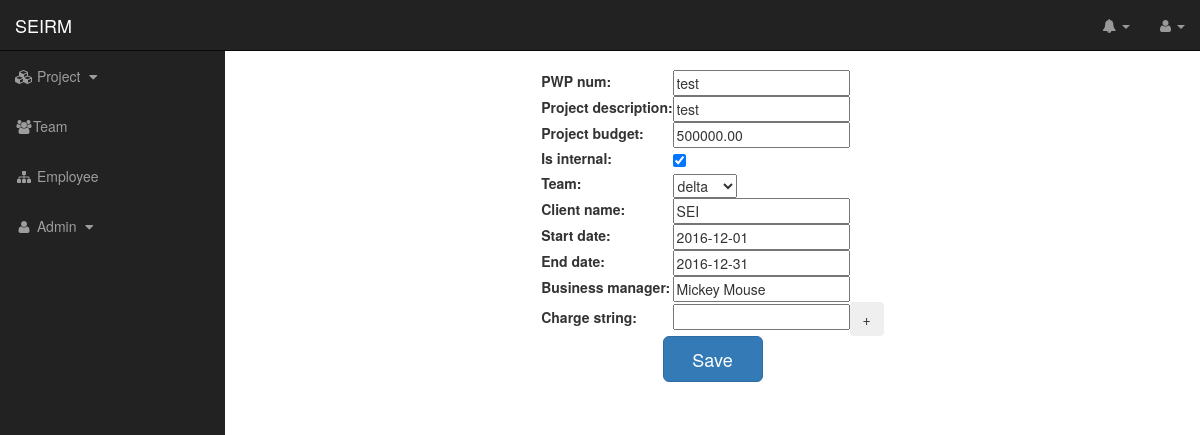
Screenshot of /SEI/edit_project/test (signed in) with the database file from the repository.
### SEI/models.py (models this page shows)
class Project(models.Model):
    PWP_num = models.CharField(max_length=20)
    project_description = models.CharField(max_length=200, default="", blank=True)
    project_budget = models.DecimalField(max_digits=8, decimal_places=2)
    is_internal = models.BooleanField(default=True)
    team = models.ForeignKey(Team, on_delete=models.CASCADE, default=None, blank=True, null=True)
    client_name = models.CharField(max_length=200, default="", blank=True)
    start_date = models.DateField()
    end_date = models.DateField()
    business_manager = models.CharField(max_length=100, default="", blank=True)

### SEI/views.py (the view, shortened to what this page needs)
# urls.py: url(r'^edit_project/(?P<PWP_num>\w+)$', SEI.views.edit_project, name='edit_project'),
@login_required
@transaction.atomic
@permission_required('SEI.change_project')
def edit_project(request, PWP_num):
    ChargeStringFormSet = formset_factory(ChargeStringForm)
    if request.method == 'GET':
        project_item = get_object_or_404(Project,PWP_num=PWP_num)
        project_form = ProjectForm(instance=project_item)
        formset = ChargeStringFormSet()
        context={}
        context['form'] = project_form
        context['PWP_num']=project_item.PWP_num
        context['chargestring_formset'] = formset
        return render(request, 'SEI/edit_project.html', context)

### SEI/forms.py (shortened to what this page needs)
class ProjectForm(forms.ModelForm):
    error_css_class = 'error'
    required_css_class = 'required'
    start_date = forms.DateField()
    end_date = forms.DateField()
    team = ProjectModelChoiceField(queryset=Team.objects.all())
    class Meta:
        model = Project
        fields = '__all__'

### SEI/forms.py (called while the page is built)
    def label_from_instance(self, obj):
        return "%s" % (obj.team_name)

### SEI/templates/SEI/edit_project.html (shortened to what this page needs)
{% extends 'SEI/base.html' %}
{% block head %}
  <link rel="stylesheet" href="//code.jquery.com/ui/1.12.1/themes/base/jquery-ui.css">
{% endblock %}
{% block content %}
<div class="row" align="center">
    <p>
    <form action="{% url 'addProject' %}" method="POST" class="form-group">
    <table id='form_table'>
    {% for field in form %}
    <tr><td>{{ field.label_tag }}</td><td>{{ field }}</td><td>{{ field.errors }}</td></tr>
    {% endfor %}
{% for chargestring_form in chargestring_formset %}
<tr>
<td>{{ chargestring_form.charge_string.label_tag }}</td>
  <td>                    {{ chargestring_form.charge_string }}<button id="add_charge_string" class="btn add_charge_string" type="button">+</button>
</td></tr>
    </table>
{% endfor %}
    <input class="btn btn-lg btn-primary btn-block project " type="submit" value="Save" />
    </form>
    </p>
  </div>
{% endblock %}

### SEI/static/css/SEIRM.css (style rules this page uses)
body { padding-top: 0px; }
.btn.btn-lg.btn-primary.btn-block.project { width:100px; }
* { .border-radius(0) !important; }

### SEI/static/css/sb-admin.css (style rules this page uses)
body { margin-top: 100px; background-color: #fff; height: 100% }
@media (min-width:768px) { body { margin-top: 50px; } }

### rows the page displays
Project: form "test" "test" "500000.00" "☑" "delta" "SEI" "2016-12-01" "2016-12-31" "Mickey Mouse"

### other values shown
{{ field.label_tag }} "PWP num:" "Project description:" "Project budget:" "Is internal:" "Team:" "Client name:" "Start date:" "End date:" "Business manager:"
{{ chargestring_form.charge_string.label_tag }} "Charge string:"
